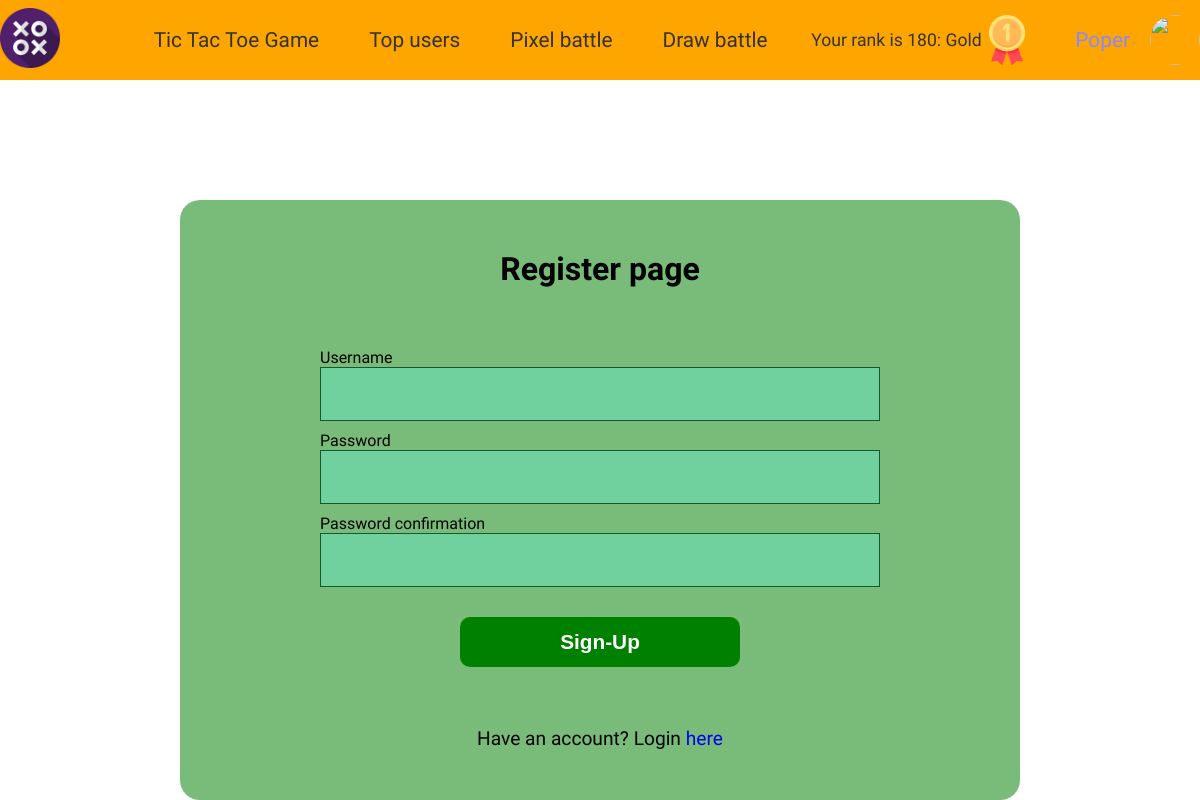
Page /registration/ (signed in) on the committed database.
### main/models.py (models this page shows, shortened)
class User(AbstractUser):
    rating = models.IntegerField(blank=True, default=0)
    rank = models.ForeignKey('Rank', on_delete=models.SET_DEFAULT, default=4)
    email = models.EmailField(null=True, blank=True)
    image = models.ImageField(upload_to='avatars/', null=True, blank=True, default='avatars/default-user.png')
    @property
    def imageURL(self):
        try:
            url = self.image.url
        except:
            url = ''
        return url

class Rank(models.Model):
    CHOICES = (
        ('Platinum', 'P'),
        ('Gold', 'G'),
        ('Silver', 'S'),
        ('Bronze', 'B'),
        ('Amateur', 'A')
    )
    title = models.CharField(choices=CHOICES, max_length=10)
    image = models.ImageField(upload_to="ranks/",null=True, blank=True)
    def __str__(self):
        return self.title

### main/views.py (the view)
# urls.py: path('registration/', userRegistration, name='registration'),
def userRegistration(request):
    form = MyUserCreationForm()
    if request.method == 'POST':
        form = MyUserCreationForm(request.POST)
        if form.is_valid():
            user = form.save()
            login(request, user)
            return redirect('home')
    context = {'form': form}
    return render(request, 'main/login_register.html', context)

### main/forms.py
class MyUserCreationForm(UserCreationForm):
    class Meta:
        model = User
        fields = ('username', 'password1', 'password2')

### main/templates/main/login_register.html (shortened to what this page needs)
{% extends 'main/base.html' %}
{% load static %}
{% block content %}
<div class="wrapper">
    {%if request.path == '/login/'%}
    <div class="login">
        <h1>Login page</h1>
        {{ form.non_field_errors }}
        <form class='form' method='POST'>
            {%csrf_token%}
            <div>
                {%for f in form%}
                    {{f.label}}
                    {{f}}
                {%endfor%}
            </div>
            <button class="form__btn" type='submit'>Login</button>
        </form>
        <p>Don't have an account? Sign-up <a href="{%url 'registration'%}">here</a></p>
    </div>
    {%else%}
    <div class="registration">
        <h1>Register page</h1>
        <form class='form' method='POST'>
            <div>
                {%for f in form%}
                    {{f.label}}
                    {{f}}
                {%endfor%}
            </div>
            <button class="form__btn" type='submit'>Sign-Up</button>
        </form>
        <p>Have an account? Login <a href="{%url 'login'%}">here</a></p>
    </div>
    {%endif%}
</div>
{%endblock%}

### main/templates/main/base.html (shortened to what this page needs)
{%load static%}
<!DOCTYPE html>
<html lang="en">
<head>
    <link rel="stylesheet" href="{%static 'css/main.css'%}">
</head>
<body>
    <header class="header">
        <div class="header__content">
            <a class="logo" href="{%url 'home'%}">
                <img class="logo__img" src="{%static 'img/566294.png'%}" alt="">
            </a>
            <nav class="nav">
                <a href="{%url 'tic-tac_menu'%}" class="nav-item">Tic Tac Toe Game</a>
                <a href="{%url 'top-list'%}" class="nav-item">Top users</a>
                <a href="{%url 'pixel-battle'%}" class="nav-item">Pixel battle</a>
                <a href="{%url 'draw-battle'%}" class="nav-item">Draw battle</a>
            </nav>
            {%if request.user.is_authenticated%}
                <div class='rank'>
                    <span>Your rank is {{request.user.rating}}: {{request.user.rank}}</span>
                    <img class="rank__img" src="{{request.user.rank.image.url}}" alt="">
                </div>
                <div class="dropdown-menu">
                    <span>{{request.user.username}}</span>
                    <img class="profile" src="{{request.user.imageURL}}" alt="">
                </div>
            {%else%}
                <a class="sign-in" href="{%url 'login'%}">Login</a>
            {%endif%}
        </div>
    </header>
    {%block content%}
    {%endblock%}
</body>
</html>

### static/css/main.css (style rules this page uses)
*, *::after,*::before { padding: 0; margin: 0; box-sizing: border-box; outline: none; }
body { font-size: 16px; font-family: 'Fredoka One', cursive; }
a { text-decoration: none; }
.header { width: 100%; background-color: orange; height: 80px; margin-bottom: 100px; position: fixed; z-index: 5; margin-bottom: 100px; }
.header__content { display: flex; justify-content: space-between; align-items: center; width: 100%; max-width: 1200px; height: 100%; margin: 0 auto; }
.wrapper { width: 100%; max-width: 1200px; margin: 0 auto; padding-top: 200px; }
.logo__img { width: 60px; height: 60px; }
.nav { display: flex; align-items: center; justify-content: space-between; }
.nav-item { margin-left: 50px; font-size: 1.3rem; color: #333; font-weight: 500; }
.rank { display: flex; align-items: center; font-size: 1.1rem; color: #333; }
.rank__img { width: 50px; height: 50px; }
.dropdown-menu { position: relative; display: flex; align-items: center; gap: 20px; }
.dropdown-menu span { font-size: 1.3rem; color: rgb(137, 137, 247); font-weight: 500; }
.profile { width: 50px; height: 50px; border-radius: 50%; cursor: pointer; }
.login, .registration { display: flex; flex-direction: column; align-items: center; justify-content: space-between; background-color: rgb(121, 187, 121); border-radius: 20px; border: none; box-sizing: 2px 5px 7px rgba(0,0,0,0.5); width: 70%; margin: 0 auto; height: 500px; padding: 50px 20px; }
.registration { height: 600px; }
.login .form, .registration .form { display: flex; flex-direction: column; gap: 20px; width: 70%; margin: 60px auto; }
.form input { font-size: 1.2rem; color: white; font-weight: 500; }
.form__btn { width: 50%; height: 50px; color: white; background-color: green; border-radius: 10px; border: none; align-self: center; font-size: 1.3rem; font-weight: 700; cursor: pointer; }
.wrapper p { font-size: 1.2rem; }
input, select { margin-bottom: 10px; width: 100%; padding: 15px; border: 1px solid #125a33; font-size: 14px; background-color: #71d19e; color: white; }

### rows in the picture
User: user.rating "180", user.rank "Gold", user.rank.image (picture), user.username "Poper"

### other values in the picture
{{ f.label }} "Username" "Password" "Password confirmation"
